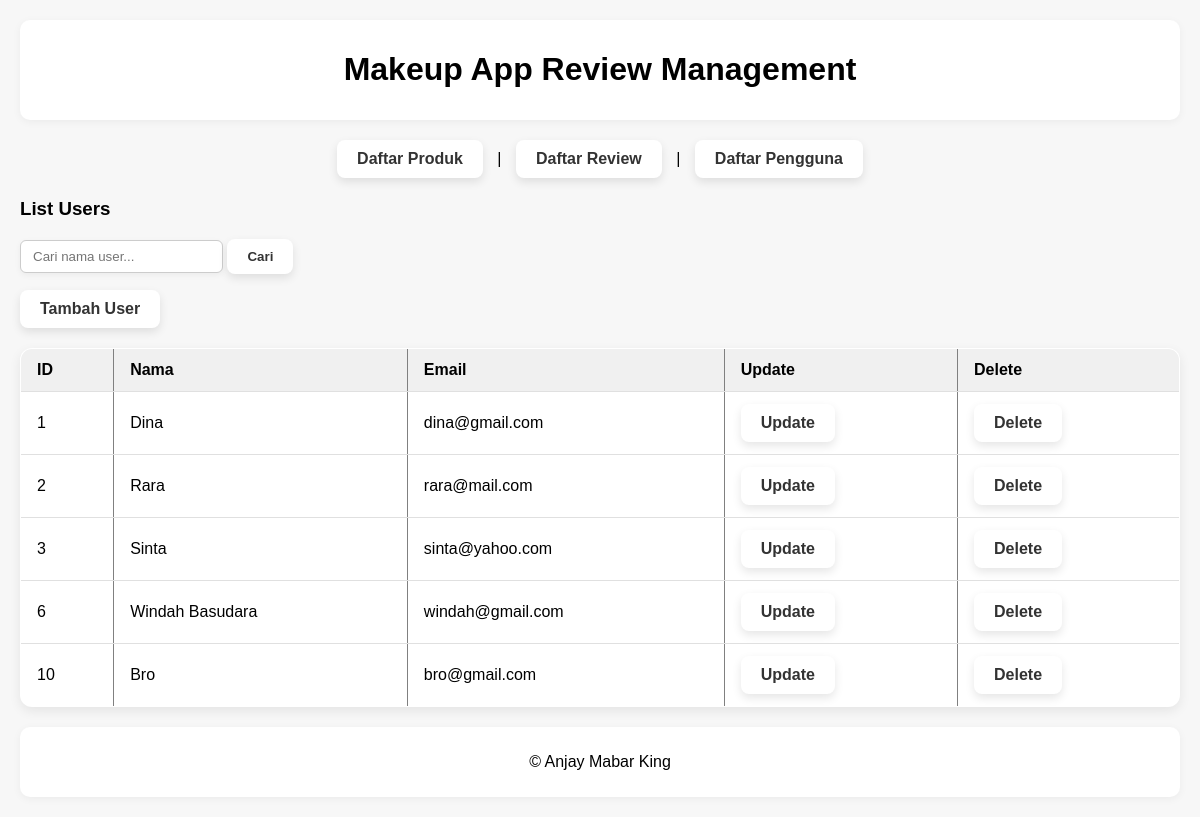
The app's page /?page=users with its own data.
### tables this page shows
CREATE TABLE `users` (
  `id_user` int(11) NOT NULL,
  `nama` varchar(255) DEFAULT NULL,
  `email` varchar(255) DEFAULT NULL
);

### config/config.php (called while the page is built, shortened)
<?php
class Database {
    private $host = "localhost";
    private $username = "root";
    private $password = "";
    private $dbname = "db_makeup";
    public function __construct() {
        try {
            $this->conn = new PDO("mysql:host=$this->host;dbname=$this->dbname", $this->username, $this->password);
        } catch (PDOException $e) {
            echo "Connection failed: " . $e->getMessage();
        }
    }
}
?>

### class/Users.php (called while the page is built, shortened)
<?php
require_once __DIR__ . '/../config/config.php';
class Users {
    private $db;
    public function __construct() {
        $this->db = (new Database())->conn;
    }
    public function getAllUsers() {
        $stmt = $this->db->query("SELECT * FROM users");
        return $stmt->fetchAll(PDO::FETCH_ASSOC);
    }
}
?>

### view/users.php (the view, shortened to what this page needs)
<?php
require_once 'config/config.php';
require_once 'class/Users.php';
$users = new Users();
$listUsers = [];
if (isset($_GET['q']) && !empty(trim($_GET['q']))) {
    $listUsers = $users->searchUsers($_GET['q']);
} else {
    $listUsers = $users->getAllUsers();
}
?>
<link rel="stylesheet" href="../style.css">
<h3>List Users</h3>
<form method="GET" action="">
    <input type="text" name="q" placeholder="Cari nama user..." value="<?= isset($_GET['q']) ? htmlspecialchars($_GET['q']) : '' ?>">
    <button type="submit" class="btn btn-add">Cari</button>
</form>
<p><a href="view/add_users.php" class="btn btn-add">Tambah User</a></p>
<?php if (count($listUsers) > 0): ?>
<table border="1">
    <tr>
        <th>ID</th>
        <th>Nama</th>
        <th>Email</th>
        <th>Update</th>
        <th>Delete</th>
    </tr>
    <?php foreach ($listUsers as $u): ?>
    <tr>
        <td><?= $u['id_user'] ?></td>
        <td><?= $u['nama'] ?></td>
        <td><?= $u['email'] ?></td>
        <td><a href="view/update_users.php?id=<?= $u['id_user'] ?>" class="btn btn-update">Update</a></td>
        <td><a href="view/delete_users.php?id=<?= $u['id_user'] ?>" class="btn btn-delete" onclick="return confirm('Yakin hapus user ini?')">Delete</a></td>
    </tr>
    <?php endforeach; ?>
</table>
<?php else: ?>
    <p>Tidak ada user yang ditemukan.</p>
<?php endif; ?>

### style.css (style rules this page uses)
body { font-family: Arial, sans-serif; margin: 20px; background-color: #f7f7f7; }
table { width: 100%; border-collapse: collapse; margin: 20px 0; background-color: #ffffff; border-radius: 12px; box-shadow: 0 4px 12px rgba(0,0,0,0.08); overflow: hidden; }
th, td { padding: 12px 16px; text-align: left; border-bottom: 1px solid #e0e0e0; }
th { background-color: #f0f0f0; font-weight: 600; }
.btn, .btn-add, .btn-update, .btn-delete { background-color: white; color: #333; padding: 10px 20px; border: none; border-radius: 8px; box-shadow: 0 4px 10px rgba(0, 0, 0, 0.1); font-weight: 600; cursor: pointer; transition: all 0.3s ease; text-decoration: none; display: inline-block; }
input[type="text"] { padding: 8px 12px; border-radius: 6px; border: 1px solid #ccc; box-shadow: 0 2px 6px rgba(0,0,0,0.05); outline: none; transition: all 0.2s ease; }

### records on screen
users: id_user "1", nama "Dina", email "dina@gmail.com"
users: id_user "2", nama "Rara", email "rara@mail.com"
users: id_user "3", nama "Sinta", email "sinta@yahoo.com"
users: id_user "6", nama "Windah Basudara", email "windah@gmail.com"
users: id_user "10", nama "Bro", email "bro@gmail.com"
